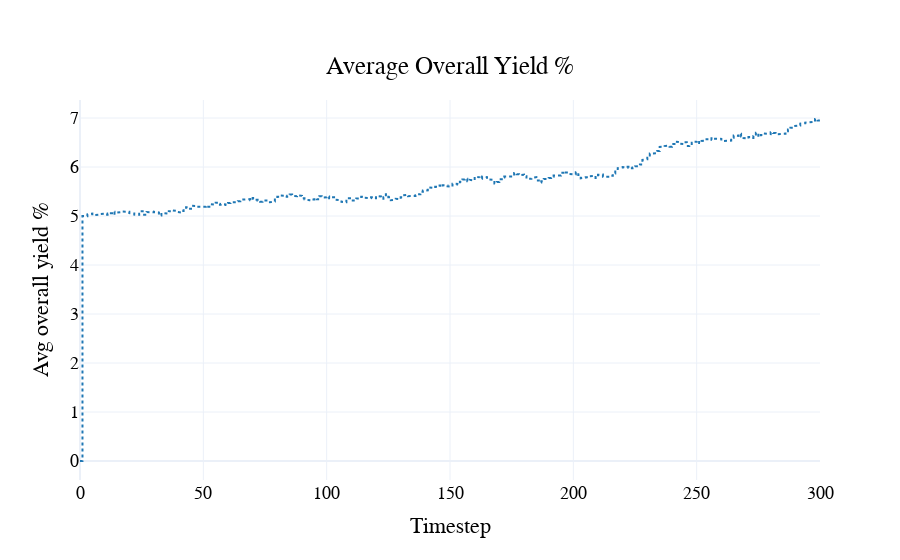

This figure's notebook cell:
### Code cell
visualizations.plot_avg_overall_yield(
    df
)

### Figure 1 — Plotly figure (JSON) as saved in the notebook; plotly's stock layout.template omitted (floating-point values rounded to 4 significant figures; data arrays with more than 128 entries replaced by an {"elided": "..."} marker saying what was removed)
{"data": [{"line": {"color": "#1f77b4", "dash": "dot"}, "name": "Avg overall yield %", "type": "scatter", "x": {"elided": "1501 int values"}, "y": {"elided": "1501 float values"}}], "layout": {"font": {"color": "black", "family": "Arial", "size": 18}, "hovermode": "x unified", "legend": {"orientation": "h", "x": 0.5, "xanchor": "center", "y": -0.5, "yanchor": "bottom"}, "paper_bgcolor": "rgba(255, 255, 255, 1)", "plot_bgcolor": "rgba(255, 255, 255, 1)", "title": {"text": "Average Overall Yield %", "x": 0.5, "xanchor": "center", "y": 0.9, "yanchor": "top"}, "xaxis": {"title": {"text": "Timestep"}}, "yaxis": {"title": {"text": "Avg overall yield %"}}}}
